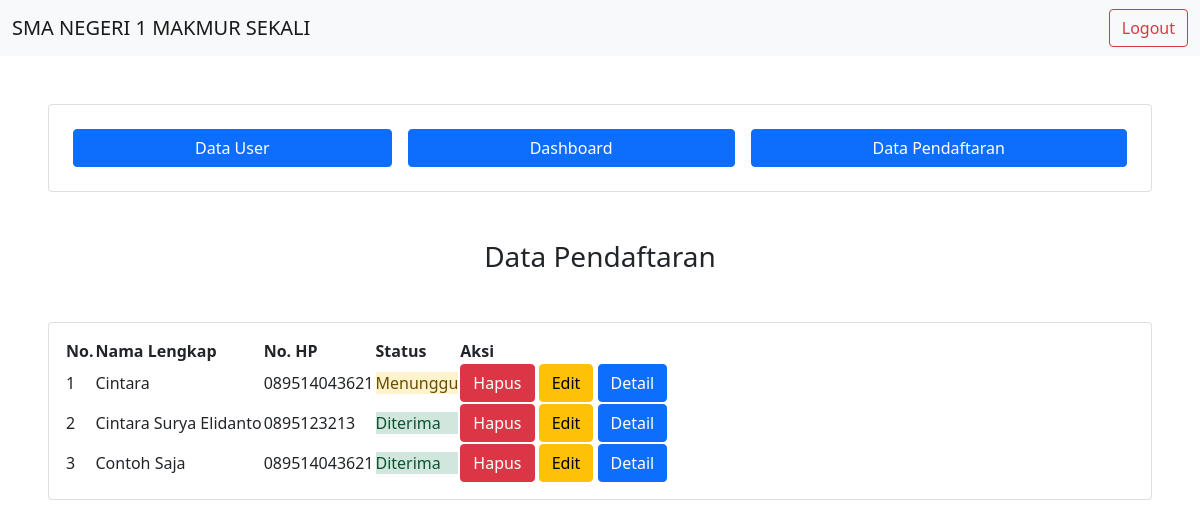
The app's page /datapendaftaran.php (signed in) with its own data.
### tables this page shows
CREATE TABLE `tb_pendaftaran` (
  `id` int(11) NOT NULL,
  `nama_lengkap` varchar(255) NOT NULL,
  `ttl` varchar(100) NOT NULL,
  `no_hp` varchar(20) NOT NULL,
  `agama` varchar(30) NOT NULL,
  `jenis_kelamin` enum('Laki-laki','Perempuan') NOT NULL,
  `alamat` text NOT NULL,
  `sekolah_asal` varchar(100) NOT NULL,
  `nama_wali` varchar(255) NOT NULL,
  `no_hp_wali` varchar(20) NOT NULL,
  `status_penerimaan` enum('Menunggu','Diterima','Cadangan','Tidak Diterima') NOT NULL
);

### datapendaftaran.php (the view, shortened to what this page needs)
<?php
require "koneksi.php";
$sql = "SELECT * FROM tb_pendaftaran";
$query = mysqli_query($conn, $sql);
?>
<html>
<head>
    <link href="https://cdn.jsdelivr.net/npm/bootstrap@5.1.3/dist/css/bootstrap.min.css" rel="stylesheet">
    <link rel="stylesheet" type="text/css" href="https://cdn.datatables.net/v/dt/dt-1.11.3/r-2.2.9/sb-1.2.2/datatables.min.css" />
</head>
<body>
    <?php
    require 'component/navbar.php';
    ?>
    <div class="card m-5">
        <div class="card-body">
            <div class="d-flex">
                <a href="datauser.php" class="btn btn-primary flex-fill m-2" type="submit">Data User</a>
                <a href="dashboard.php" class="btn btn-primary flex-fill m-2" type="submit">Dashboard</a>
                <a href="datapendaftaran.php" class="btn btn-primary flex-fill m-2" type="submit">Data Pendaftaran</a>
            </div>
        </div>
    </div>
    <div>
        <h3 class="text-center"> Data Pendaftaran </h3>
    </div>
    <div class="card m-5">
        <div class="card-body">
            <table id="datauser">
                <thead>
                    <th>No. </th>
                    <th>Nama Lengkap</th>
                    <th> No. HP</th>
                    <th> Status </th>
                    <th> Aksi </th>
                </thead>
                <tbody>
                    <?php foreach (mysqli_fetch_all($query) as $data) : ?>
                        <?php @$no++; ?>
                        <tr>
                            <td>
                                <?= $no; ?>
                            </td>
                            <td>
                                <?= $data[1] ?>
                            </td>
                            <td>
                                <?= $data[3] ?>
                            </td>
                            <td>
                                <?php
                                if ($data[10] == "Menunggu") {
                                    echo '<div class="alert-warning"> ' . $data[10] . ' </div>
                                    ';
                                } else if ($data[10] == "Diterima") {
                                    echo '<div class="alert-success"> ' . $data[10] . ' </div>
                                    ';
                                } else if ($data[10] == "Cadangan") {
                                    echo '<div class="alert-primary"> ' . $data[10] . ' </div>
                                    ';
                                } else if ($data[10] == "Tidak Diterima") {
                                    echo '<div class="alert-danger"> ' . $data[10] . ' </div>
                                    ';
                                }
                                ?>
                            </td>
                            <td>
                                <a onclick="return confirm('Apakah anda yakin ingin menghapus data ini?')" href="http://localhost/serkom/proses/proses_hapusdatapendaftaran.php/<?= $data[0] ?>" class="btn btn-danger"> Hapus </a>
                                <a href="editpendaftaran.php/<?= $data[0] ?>" class="btn btn-warning"> Edit </a>
                                <a href="detailpendaftaran.php/<?= $data[0] ?>" class="btn btn-primary"> Detail </a>
                            </td>
                        </tr>
                    <?php endforeach; ?>
                </tbody>
            </table>
        </div>
    </div>
</body>
</html>

### records on screen
tb_pendaftaran: nama_lengkap "Cintara", no_hp "089514043621", status_penerimaan "Menunggu"
tb_pendaftaran: nama_lengkap "Cintara Surya Elidanto", no_hp "0895123213", status_penerimaan "Diterima"
tb_pendaftaran: nama_lengkap "Contoh Saja", no_hp "089514043621", status_penerimaan "Diterima"
